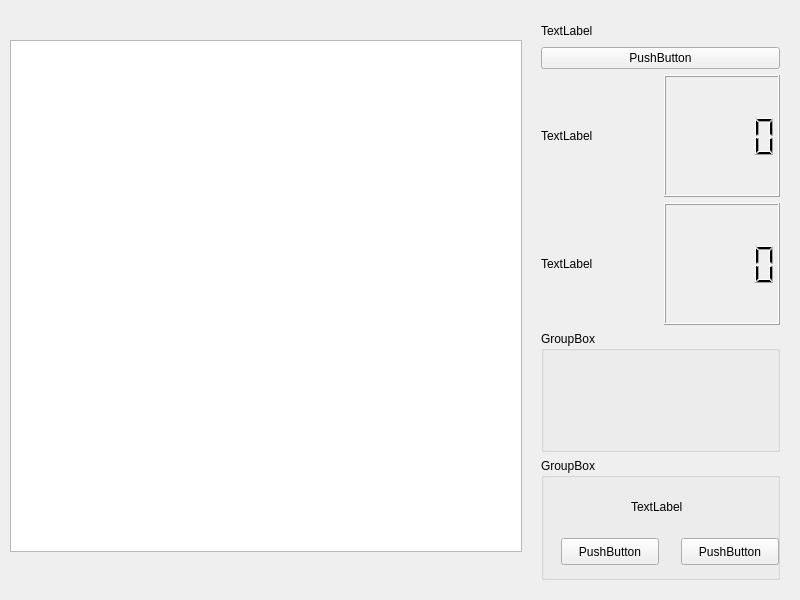
<?xml version="1.0" encoding="UTF-8"?>
<ui version="4.0">
 <class>MainWindow</class>
 <widget class="QMainWindow" name="MainWindow">
  <property name="enabled">
   <bool>true</bool>
  </property>
  <property name="geometry">
   <rect>
    <x>0</x>
    <y>0</y>
    <width>800</width>
    <height>600</height>
   </rect>
  </property>
  <property name="minimumSize">
   <size>
    <width>800</width>
    <height>600</height>
   </size>
  </property>
  <property name="maximumSize">
   <size>
    <width>800</width>
    <height>600</height>
   </size>
  </property>
  <property name="windowTitle">
   <string>MainWindow</string>
  </property>
  <widget class="QWidget" name="centralWidget">
   <property name="minimumSize">
    <size>
     <width>800</width>
     <height>600</height>
    </size>
   </property>
   <property name="maximumSize">
    <size>
     <width>800</width>
     <height>600</height>
    </size>
   </property>
   <widget class="QWidget" name="verticalLayoutWidget">
    <property name="geometry">
     <rect>
      <x>530</x>
      <y>10</y>
      <width>261</width>
      <height>581</height>
     </rect>
    </property>
    <layout class="QVBoxLayout" name="verticalLayout">
     <item>
      <widget class="QLabel" name="label">
       <property name="sizePolicy">
        <sizepolicy hsizetype="Preferred" vsizetype="Preferred">
         <horstretch>0</horstretch>
         <verstretch>0</verstretch>
        </sizepolicy>
       </property>
       <property name="minimumSize">
        <size>
         <width>0</width>
         <height>10</height>
        </size>
       </property>
       <property name="maximumSize">
        <size>
         <width>16777215</width>
         <height>20</height>
        </size>
       </property>
       <property name="text">
        <string>TextLabel</string>
       </property>
      </widget>
     </item>
     <item>
      <widget class="QPushButton" name="pushButton">
       <property name="text">
        <string>PushButton</string>
       </property>
      </widget>
     </item>
     <item>
      <layout class="QHBoxLayout" name="horizontalLayout_2">
       <item>
        <widget class="QLabel" name="label_2">
         <property name="text">
          <string>TextLabel</string>
         </property>
        </widget>
       </item>
       <item>
        <widget class="QLCDNumber" name="lcdNumber"/>
       </item>
      </layout>
     </item>
     <item>
      <layout class="QHBoxLayout" name="horizontalLayout_3">
       <item>
        <widget class="QLabel" name="label_3">
         <property name="text">
          <string>TextLabel</string>
         </property>
        </widget>
       </item>
       <item>
        <widget class="QLCDNumber" name="lcdNumber_2"/>
       </item>
      </layout>
     </item>
     <item>
      <widget class="QGroupBox" name="groupBox">
       <property name="title">
        <string>GroupBox</string>
       </property>
      </widget>
     </item>
     <item>
      <widget class="QGroupBox" name="groupBox_2">
       <property name="enabled">
        <bool>true</bool>
       </property>
       <property name="title">
        <string>GroupBox</string>
       </property>
       <property name="flat">
        <bool>false</bool>
       </property>
       <widget class="QLabel" name="label_4">
        <property name="geometry">
         <rect>
          <x>90</x>
          <y>40</y>
          <width>67</width>
          <height>17</height>
         </rect>
        </property>
        <property name="text">
         <string>TextLabel</string>
        </property>
       </widget>
       <widget class="QPushButton" name="pushButton_2">
        <property name="geometry">
         <rect>
          <x>20</x>
          <y>80</y>
          <width>98</width>
          <height>27</height>
         </rect>
        </property>
        <property name="text">
         <string>PushButton</string>
        </property>
       </widget>
       <widget class="QPushButton" name="pushButton_3">
        <property name="geometry">
         <rect>
          <x>140</x>
          <y>80</y>
          <width>98</width>
          <height>27</height>
         </rect>
        </property>
        <property name="text">
         <string>PushButton</string>
        </property>
       </widget>
      </widget>
     </item>
    </layout>
   </widget>
   <widget class="QGraphicsView" name="graphicsView">
    <property name="geometry">
     <rect>
      <x>10</x>
      <y>40</y>
      <width>512</width>
      <height>512</height>
     </rect>
    </property>
    <property name="minimumSize">
     <size>
      <width>512</width>
      <height>512</height>
     </size>
    </property>
    <property name="maximumSize">
     <size>
      <width>512</width>
      <height>512</height>
     </size>
    </property>
    <property name="verticalScrollBarPolicy">
     <enum>Qt::ScrollBarAlwaysOff</enum>
    </property>
    <property name="horizontalScrollBarPolicy">
     <enum>Qt::ScrollBarAlwaysOff</enum>
    </property>
    <property name="alignment">
     <set>Qt::AlignLeading|Qt::AlignLeft|Qt::AlignTop</set>
    </property>
   </widget>
  </widget>
 </widget>
 <layoutdefault spacing="6" margin="11"/>
 <resources/>
 <connections/>
</ui>
